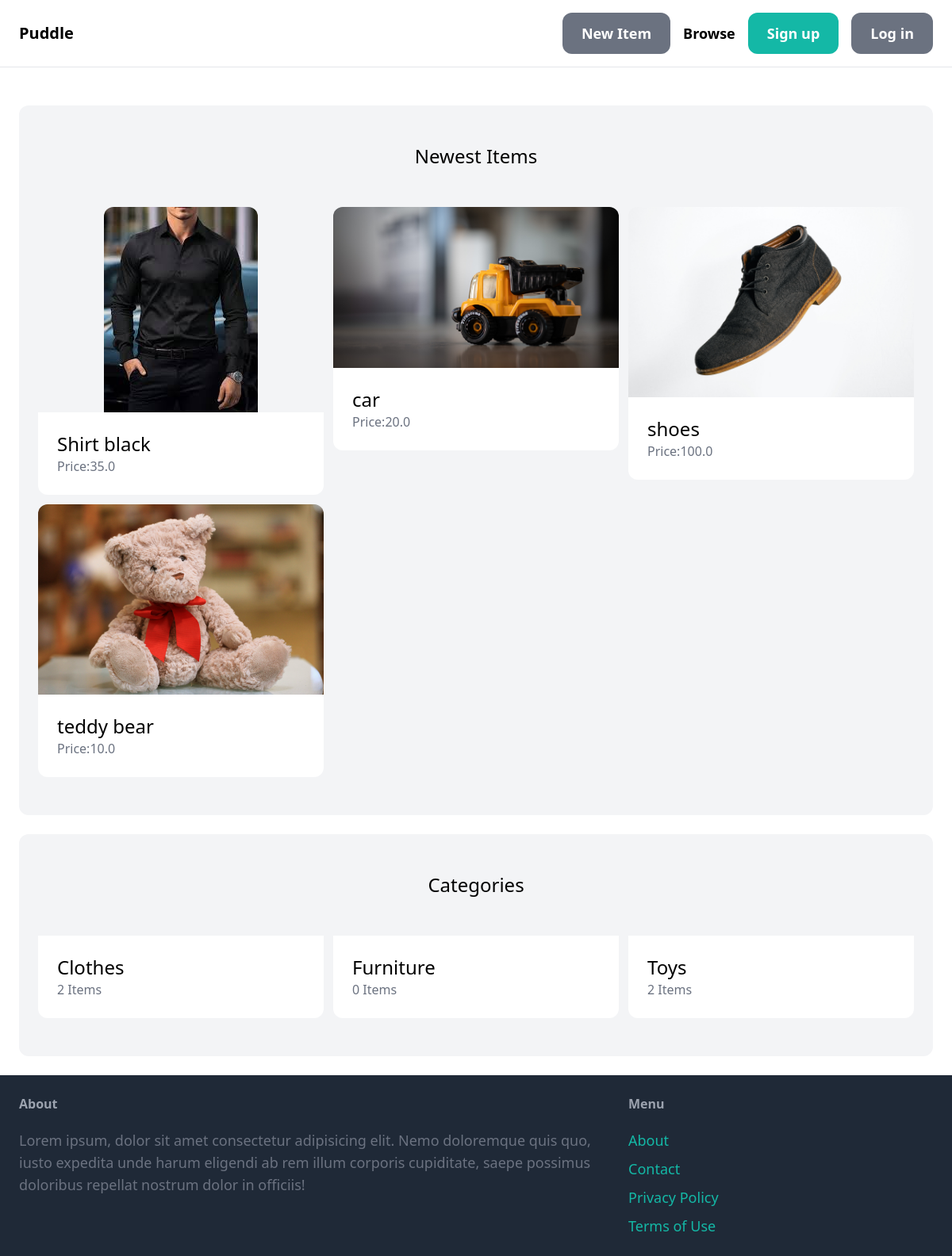
The page / on the database its author committed.
### item/models.py (models this page shows, shortened)
class Item(models.Model):
    category = models.ForeignKey(Category, related_name='items', on_delete=models.CASCADE)
    name = models.CharField(max_length = 255)
    desc = models.TextField(blank=True, null=True)
    price = models.FloatField()
    image = models.ImageField(upload_to='item_images', blank=True , null=True)
    is_sold = models.BooleanField(default=False)
    created_by = models.ForeignKey(User, related_name='items', on_delete=models.CASCADE)
    created_at = models.DateField(auto_now_add=True)

class Category(models.Model):
    name = models.CharField(max_length=255)
    class Meta:
        ordering = ('name',)
        verbose_name_plural = 'Categories'

### core/views.py (the view)
# urls.py: path('', index,name="index"),
def index(request):
    items = Item.objects.filter(is_sold=False)[0:6]
    categories = Category.objects.all()
    return render(request,'index.html', {
        'categories':categories,
        'items': items,
    })

### core/templates/index.html (shortened to what this page needs)
{% extends "base.html" %}
{% block content %}
    <div class="mt-6 px-6 py-12 bg-gray-100 rounded-xl">
        <h2 class="mb-12 text-2xl text-center">Newest Items</h2>
        <div class="grid grid-cols-3 gap-3">
            {% for item in items %}
                <div>
                    <a href="{% url 'item:detail' item.id %}">
                        <div>
                            <img src="{{item.image.url}}" class="mx-auto adjust rounded-t-xl">
                        </div>
                        <div class="p-6 bg-white rounded-b-xl">
                            <h2 class="text-2xl">{{item.name}}</h2>
                            <p class="text-gray-500">Price:{{item.price}}</p>
                        </div>
                    </a>
                </div>
            {% endfor %}
        </div>
    </div>
    <div class="mt-6 px-6 py-12 bg-gray-100 rounded-xl">
        <h2 class="mb-12 text-2xl text-center">Categories</h2>
        <div class="grid grid-cols-3 gap-3">
            {% for category in categories %}
                <div>
                    <a href="#">
                        <div class="p-6 bg-white rounded-b-xl">
                            <h2 class="text-2xl">{{category.name}}</h2>
                            <p class="text-gray-500">{{category.items.count}} Items</p>
                        </div>
                    </a>
                </div>
            {% endfor %}
        </div>
    </div>
{% endblock %}

### rows shown on the page
Item: image (picture), name "Shirt black", price "35.0"
Item: image (picture), name "car", price "20.0"
Item: image (picture), name "shoes", price "100.0"
Item: image (picture), name "teddy bear", price "10.0"
Category: name "Clothes", items.count "2"
Category: name "Furniture", items.count "0"
Category: name "Toys", items.count "2"
